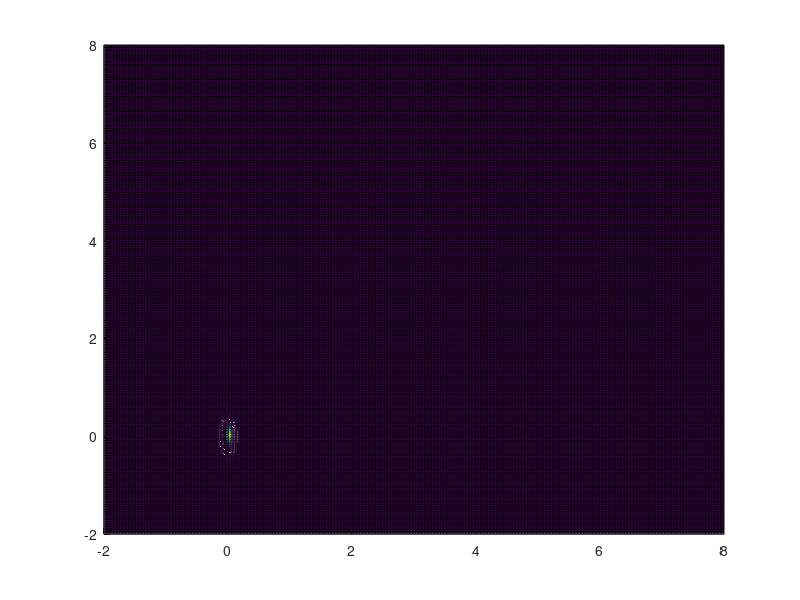

The MATLAB script that drew this image: (Note: this script raises an error after producing the figure.)
% Look at modelling the density of an extended target 

L = 4.58; % meters
B = 1.80; % meters
 hold on
s1 = [0 0];
P1 = 0.01*[0.1 0;
      0 1];
N = 200;
[X1,X2] = meshgrid(linspace(-2,8,N)', linspace(-2,8,N)');
X = [X1(:) X2(:)];
p = mvnpdf(X, s1, P1);
sups = surf(X1,X2,reshape(p,N,N));
sups.FaceAlpha = 0.2;
sups.EdgeAlpha = 0.2;

s1 = [0 L];
P1 = 0.01*[0.1 0;
      0 1];
[X1,X2] = meshgrid(linspace(-2,8,N)', linspace(-2,8,N)');
X = [X1(:) X2(:)];
p = mvnpdf(X, s1, P1);
sups = surf(X1,X2,reshape(p,N,N));
sups.FaceAlpha = 0.2;
sups.EdgeAlpha = 0.2;

X = [0 0 B B 0;
     0 L L 0 0]';
plot(X(:,1),X(:,2),'r','LineWidth',2)
axis([-2 8 -2 8])


%% 
N = 1500;
Z = mvnrnd(ones(N,1),ones(N,N),1)';
tic 
prob = mvnpdf(Z,ones(N,1),diag([ones(1,N)]));
toc
%%
prod = 1;
tic 
for j = 1:N
    prod = prod * mvnpdf(Z(1),1,1);
end
toc